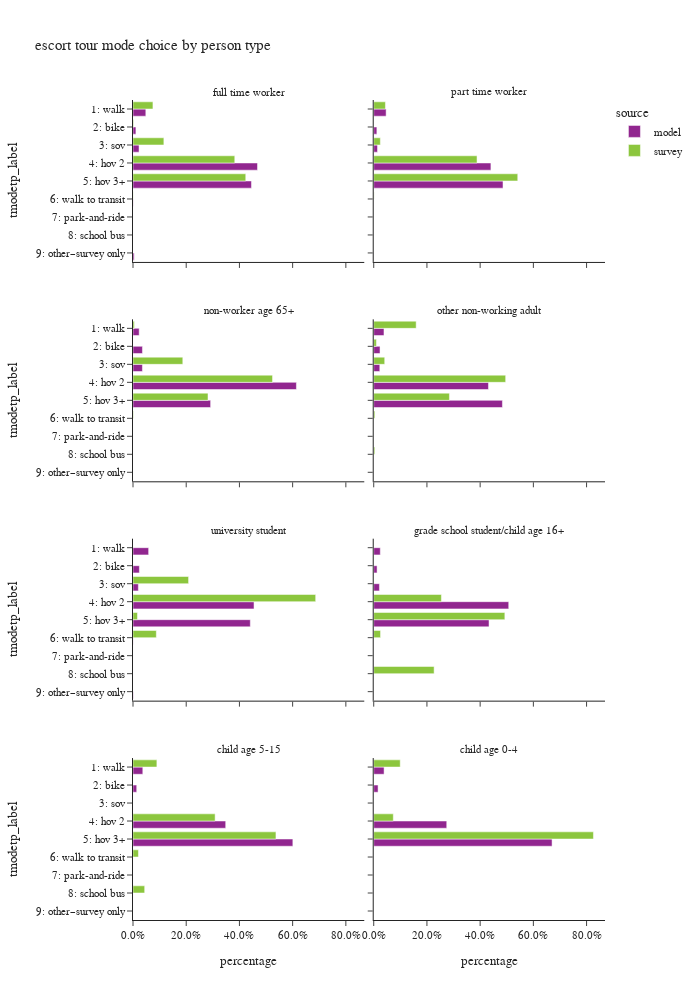

The notebook cell saved with this chart:
### Code cell
plot_mode_choice(es_tour,"pptyp_label",
                 {"pptyp_label":["full time worker","part time worker","non-worker age 65+","other non-working adult",
                                 "university student","grade school student/child age 16+","child age 5-15","child age 0-4"],
                  "tmodetp_label":["1: walk","2: bike","3: sov","4: hov 2","5: hov 3+","6: walk to transit",
                                   "7: park-and-ride","8: school bus","9: other–survey only"]},
                 "person type",
                 2,1000)

### Figure 1 — Plotly figure (JSON) as saved in the notebook; plotly's stock layout.template omitted (floating-point values rounded to 4 significant figures)
{"data": [{"alignmentgroup": "True", "customdata": [[9114], [2066], [4299], [88552], [84246], [111], [831]], "hovertemplate": "source=model<br>pptyp_label=full time worker<br>percentage=%{x}<br>tmodetp_label=%{y}<br>sample count=%{customdata[0]}<extra></extra>", "legendgroup": "model", "marker": {"color": "#91268F", "pattern": {"shape": ""}}, "name": "model", "offsetgroup": "model", "orientation": "h", "showlegend": true, "textposition": "auto", "type": "bar", "x": [0.04817, 0.01092, 0.02272, 0.468, 0.4452, 0.0005866, 0.004392], "xaxis": "x7", "y": ["1: walk", "2: bike", "3: sov", "4: hov 2", "5: hov 3+", "6: walk to transit", "9: other–survey only"], "yaxis": "y7"}, {"alignmentgroup": "True", "customdata": [[3115], [793], [948], [29472], [32516], [11], [57]], "hovertemplate": "source=model<br>pptyp_label=part time worker<br>percentage=%{x}<br>tmodetp_label=%{y}<br>sample count=%{customdata[0]}<extra></extra>", "legendgroup": "model", "marker": {"color": "#91268F", "pattern": {"shape": ""}}, "name": "model", "offsetgroup": "model", "orientation": "h", "showlegend": false, "textposition": "auto", "type": "bar", "x": [0.04655, 0.01185, 0.01417, 0.4405, 0.486, 0.0001644, 0.0008519], "xaxis": "x8", "y": ["1: walk", "2: bike", "3: sov", "4: hov 2", "5: hov 3+", "6: walk to transit", "9: other–survey only"], "yaxis": "y8"}, {"alignmentgroup": "True", "customdata": [[2022], [3097], [3083], [53533], [25428]], "hovertemplate": "source=model<br>pptyp_label=non-worker age 65+<br>percentage=%{x}<br>tmodetp_label=%{y}<br>sample count=%{customdata[0]}<extra></extra>", "legendgroup": "model", "marker": {"color": "#91268F", "pattern": {"shape": ""}}, "name": "model", "offsetgroup": "model", "orientation": "h", "showlegend": false, "textposition": "auto", "type": "bar", "x": [0.0232, 0.03553, 0.03537, 0.6142, 0.2917], "xaxis": "x5", "y": ["1: walk", "2: bike", "3: sov", "4: hov 2", "5: hov 3+"], "yaxis": "y5"}, {"alignmentgroup": "True", "customdata": [[10132], [6217], [5996], [113304], [127094]], "hovertemplate": "source=model<br>pptyp_label=other non-working adult<br>percentage=%{x}<br>tmodetp_label=%{y}<br>sample count=%{customdata[0]}<extra></extra>", "legendgroup": "model", "marker": {"color": "#91268F", "pattern": {"shape": ""}}, "name": "model", "offsetgroup": "model", "orientation": "h", "showlegend": false, "textposition": "auto", "type": "bar", "x": [0.03856, 0.02366, 0.02282, 0.4312, 0.4837], "xaxis": "x6", "y": ["1: walk", "2: bike", "3: sov", "4: hov 2", "5: hov 3+"], "yaxis": "y6"}, {"alignmentgroup": "True", "customdata": [[1208], [491], [413], [9350], [9063], [9], [21]], "hovertemplate": "source=model<br>pptyp_label=university student<br>percentage=%{x}<br>tmodetp_label=%{y}<br>sample count=%{customdata[0]}<extra></extra>", "legendgroup": "model", "marker": {"color": "#91268F", "pattern": {"shape": ""}}, "name": "model", "offsetgroup": "model", "orientation": "h", "showlegend": false, "textposition": "auto", "type": "bar", "x": [0.05877, 0.02389, 0.02009, 0.4549, 0.4409, 0.0004378, 0.001022], "xaxis": "x3", "y": ["1: walk", "2: bike", "3: sov", "4: hov 2", "5: hov 3+", "6: walk to transit", "9: other–survey only"], "yaxis": "y3"}, {"alignmentgroup": "True", "customdata": [[198], [101], [172], [4071], [3477], [1], [3]], "hovertemplate": "source=model<br>pptyp_label=grade school student/child age 16+<br>percentage=%{x}<br>tmodetp_label=%{y}<br>sample count=%{customdata[0]}<extra></extra>", "legendgroup": "model", "marker": {"color": "#91268F", "pattern": {"shape": ""}}, "name": "model", "offsetgroup": "model", "orientation": "h", "showlegend": false, "textposition": "auto", "type": "bar", "x": [0.02468, 0.01259, 0.02144, 0.5074, 0.4334, 0.0001246, 0.0003739], "xaxis": "x4", "y": ["1: walk", "2: bike", "3: sov", "4: hov 2", "5: hov 3+", "6: walk to transit", "9: other–survey only"], "yaxis": "y4"}, {"alignmentgroup": "True", "customdata": [[1672], [632], [15804], [27254]], "hovertemplate": "source=model<br>pptyp_label=child age 5-15<br>percentage=%{x}<br>tmodetp_label=%{y}<br>sample count=%{customdata[0]}<extra></extra>", "legendgroup": "model", "marker": {"color": "#91268F", "pattern": {"shape": ""}}, "name": "model", "offsetgroup": "model", "orientation": "h", "showlegend": false, "textposition": "auto", "type": "bar", "x": [0.03686, 0.01393, 0.3484, 0.6008], "xaxis": "x", "y": ["1: walk", "2: bike", "4: hov 2", "5: hov 3+"], "yaxis": "y"}, {"alignmentgroup": "True", "customdata": [[1909], [801], [13459], [32874]], "hovertemplate": "source=model<br>pptyp_label=child age 0-4<br>percentage=%{x}<br>tmodetp_label=%{y}<br>sample count=%{customdata[0]}<extra></extra>", "legendgroup": "model", "marker": {"color": "#91268F", "pattern": {"shape": ""}}, "name": "model", "offsetgroup": "model", "orientation": "h", "showlegend": false, "textposition": "auto", "type": "bar", "x": [0.03893, 0.01633, 0.2744, 0.6703], "xaxis": "x2", "y": ["1: walk", "2: bike", "4: hov 2", "5: hov 3+"], "yaxis": "y2"}, {"alignmentgroup": "True", "customdata": [[42], [8], [26], [128], [81], [5]], "hovertemplate": "source=survey<br>pptyp_label=full time worker<br>percentage=%{x}<br>tmodetp_label=%{y}<br>sample count=%{customdata[0]}<extra></extra>", "legendgroup": "survey", "marker": {"color": "#8CC63E", "pattern": {"shape": ""}}, "name": "survey", "offsetgroup": "survey", "orientation": "h", "showlegend": true, "textposition": "auto", "type": "bar", "x": [0.07494, 0.002166, 0.116, 0.3825, 0.4238, 0.0005503], "xaxis": "x7", "y": ["1: walk", "2: bike", "3: sov", "4: hov 2", "5: hov 3+", "6: walk to transit"], "yaxis": "y7"}, {"alignmentgroup": "True", "customdata": [[7], [4], [39], [34], [2]], "hovertemplate": "source=survey<br>pptyp_label=part time worker<br>percentage=%{x}<br>tmodetp_label=%{y}<br>sample count=%{customdata[0]}<extra></extra>", "legendgroup": "survey", "marker": {"color": "#8CC63E", "pattern": {"shape": ""}}, "name": "survey", "offsetgroup": "survey", "orientation": "h", "showlegend": false, "textposition": "auto", "type": "bar", "x": [0.04403, 0.02491, 0.3883, 0.5413, 0.001426], "xaxis": "x8", "y": ["1: walk", "3: sov", "4: hov 2", "5: hov 3+", "6: walk to transit"], "yaxis": "y8"}, {"alignmentgroup": "True", "customdata": [[5], [12], [40], [27], [1]], "hovertemplate": "source=survey<br>pptyp_label=non-worker age 65+<br>percentage=%{x}<br>tmodetp_label=%{y}<br>sample count=%{customdata[0]}<extra></extra>", "legendgroup": "survey", "marker": {"color": "#8CC63E", "pattern": {"shape": ""}}, "name": "survey", "offsetgroup": "survey", "orientation": "h", "showlegend": false, "textposition": "auto", "type": "bar", "x": [0.005102, 0.1872, 0.5244, 0.2819, 0.00139], "xaxis": "x5", "y": ["1: walk", "3: sov", "4: hov 2", "5: hov 3+", "6: walk to transit"], "yaxis": "y5"}, {"alignmentgroup": "True", "customdata": [[23], [2], [8], [74], [46], [1], [1]], "hovertemplate": "source=survey<br>pptyp_label=other non-working adult<br>percentage=%{x}<br>tmodetp_label=%{y}<br>sample count=%{customdata[0]}<extra></extra>", "legendgroup": "survey", "marker": {"color": "#8CC63E", "pattern": {"shape": ""}}, "name": "survey", "offsetgroup": "survey", "orientation": "h", "showlegend": false, "textposition": "auto", "type": "bar", "x": [0.1595, 0.01014, 0.04132, 0.4959, 0.2846, 0.004379, 0.004128], "xaxis": "x6", "y": ["1: walk", "2: bike", "3: sov", "4: hov 2", "5: hov 3+", "6: walk to transit", "8: school bus"], "yaxis": "y6"}, {"alignmentgroup": "True", "customdata": [[1], [10], [1], [1]], "hovertemplate": "source=survey<br>pptyp_label=university student<br>percentage=%{x}<br>tmodetp_label=%{y}<br>sample count=%{customdata[0]}<extra></extra>", "legendgroup": "survey", "marker": {"color": "#8CC63E", "pattern": {"shape": ""}}, "name": "survey", "offsetgroup": "survey", "orientation": "h", "showlegend": false, "textposition": "auto", "type": "bar", "x": [0.2089, 0.6866, 0.01681, 0.08769], "xaxis": "x3", "y": ["3: sov", "4: hov 2", "5: hov 3+", "6: walk to transit"], "yaxis": "y3"}, {"alignmentgroup": "True", "customdata": [[2], [4], [1], [1]], "hovertemplate": "source=survey<br>pptyp_label=grade school student/child age 16+<br>percentage=%{x}<br>tmodetp_label=%{y}<br>sample count=%{customdata[0]}<extra></extra>", "legendgroup": "survey", "marker": {"color": "#8CC63E", "pattern": {"shape": ""}}, "name": "survey", "offsetgroup": "survey", "orientation": "h", "showlegend": false, "textposition": "auto", "type": "bar", "x": [0.2544, 0.4929, 0.02569, 0.227], "xaxis": "x4", "y": ["4: hov 2", "5: hov 3+", "6: walk to transit", "8: school bus"], "yaxis": "y4"}, {"alignmentgroup": "True", "customdata": [[5], [11], [41], [2], [4]], "hovertemplate": "source=survey<br>pptyp_label=child age 5-15<br>percentage=%{x}<br>tmodetp_label=%{y}<br>sample count=%{customdata[0]}<extra></extra>", "legendgroup": "survey", "marker": {"color": "#8CC63E", "pattern": {"shape": ""}}, "name": "survey", "offsetgroup": "survey", "orientation": "h", "showlegend": false, "textposition": "auto", "type": "bar", "x": [0.08976, 0.3086, 0.5373, 0.02043, 0.04389], "xaxis": "x", "y": ["1: walk", "4: hov 2", "5: hov 3+", "6: walk to transit", "8: school bus"], "yaxis": "y"}, {"alignmentgroup": "True", "customdata": [[7], [1], [8], [32]], "hovertemplate": "source=survey<br>pptyp_label=child age 0-4<br>percentage=%{x}<br>tmodetp_label=%{y}<br>sample count=%{customdata[0]}<extra></extra>", "legendgroup": "survey", "marker": {"color": "#8CC63E", "pattern": {"shape": ""}}, "name": "survey", "offsetgroup": "survey", "orientation": "h", "showlegend": false, "textposition": "auto", "type": "bar", "x": [0.0996, 0.001008, 0.0736, 0.8258], "xaxis": "x2", "y": ["1: walk", "2: bike", "4: hov 2", "5: hov 3+"], "yaxis": "y2"}], "layout": {"annotations": [{"font": {}, "showarrow": false, "text": "child age 5-15", "x": 0.245, "xanchor": "center", "xref": "paper", "y": 0.1975, "yanchor": "bottom", "yref": "paper"}, {"font": {}, "showarrow": false, "text": "child age 0-4", "x": 0.755, "xanchor": "center", "xref": "paper", "y": 0.1975, "yanchor": "bottom", "yref": "paper"}, {"font": {}, "showarrow": false, "text": "university student", "x": 0.245, "xanchor": "center", "xref": "paper", "y": 0.465, "yanchor": "bottom", "yref": "paper"}, {"font": {}, "showarrow": false, "text": "grade school student/child age 16+", "x": 0.755, "xanchor": "center", "xref": "paper", "y": 0.465, "yanchor": "bottom", "yref": "paper"}, {"font": {}, "showarrow": false, "text": "non-worker age 65+", "x": 0.245, "xanchor": "center", "xref": "paper", "y": 0.7325, "yanchor": "bottom", "yref": "paper"}, {"font": {}, "showarrow": false, "text": "other non-working adult", "x": 0.755, "xanchor": "center", "xref": "paper", "y": 0.7325, "yanchor": "bottom", "yref": "paper"}, {"font": {}, "showarrow": false, "text": "full time worker", "x": 0.245, "xanchor": "center", "xref": "paper", "y": 1.0, "yanchor": "bottom", "yref": "paper"}, {"font": {}, "showarrow": false, "text": "part time worker", "x": 0.755, "xanchor": "center", "xref": "paper", "y": 1.0, "yanchor": "bottom", "yref": "paper"}], "barmode": "group", "height": 1000, "legend": {"title": {"text": "source"}, "tracegroupgap": 0}, "title": {"text": "escort tour mode choice by person type"}, "width": 700, "xaxis": {"anchor": "y", "domain": [0.0, 0.49], "tickformat": ".1%", "title": {"text": "percentage"}}, "xaxis2": {"anchor": "y2", "domain": [0.51, 1.0], "matches": "x", "tickformat": ".1%", "title": {"text": "percentage"}}, "xaxis3": {"anchor": "y3", "domain": [0.0, 0.49], "matches": "x", "showticklabels": false, "tickformat": ".1%"}, "xaxis4": {"anchor": "y4", "domain": [0.51, 1.0], "matches": "x", "showticklabels": false, "tickformat": ".1%"}, "xaxis5": {"anchor": "y5", "domain": [0.0, 0.49], "matches": "x", "showticklabels": false, "tickformat": ".1%"}, "xaxis6": {"anchor": "y6", "domain": [0.51, 1.0], "matches": "x", "showticklabels": false, "tickformat": ".1%"}, "xaxis7": {"anchor": "y7", "domain": [0.0, 0.49], "matches": "x", "showticklabels": false, "tickformat": ".1%"}, "xaxis8": {"anchor": "y8", "domain": [0.51, 1.0], "matches": "x", "showticklabels": false, "tickformat": ".1%"}, "yaxis": {"anchor": "x", "categoryarray": ["9: other–survey only", "8: school bus", "7: park-and-ride", "6: walk to transit", "5: hov 3+", "4: hov 2", "3: sov", "2: bike", "1: walk"], "categoryorder": "array", "domain": [0.0, 0.1975], "title": {"text": "tmodetp_label"}}, "yaxis2": {"anchor": "x2", "domain": [0.0, 0.1975], "matches": "y", "showticklabels": false}, "yaxis3": {"anchor": "x3", "categoryarray": ["9: other–survey only", "8: school bus", "7: park-and-ride", "6: walk to transit", "5: hov 3+", "4: hov 2", "3: sov", "2: bike", "1: walk"], "categoryorder": "array", "domain": [0.2675, 0.465], "matches": "y", "title": {"text": "tmodetp_label"}}, "yaxis4": {"anchor": "x4", "domain": [0.2675, 0.465], "matches": "y", "showticklabels": false}, "yaxis5": {"anchor": "x5", "categoryarray": ["9: other–survey only", "8: school bus", "7: park-and-ride", "6: walk to transit", "5: hov 3+", "4: hov 2", "3: sov", "2: bike", "1: walk"], "categoryorder": "array", "domain": [0.535, 0.7325], "matches": "y", "title": {"text": "tmodetp_label"}}, "yaxis6": {"anchor": "x6", "domain": [0.535, 0.7325], "matches": "y", "showticklabels": false}, "yaxis7": {"anchor": "x7", "categoryarray": ["9: other–survey only", "8: school bus", "7: park-and-ride", "6: walk to transit", "5: hov 3+", "4: hov 2", "3: sov", "2: bike", "1: walk"], "categoryorder": "array", "domain": [0.8025, 1.0], "matches": "y", "title": {"text": "tmodetp_label"}}, "yaxis8": {"anchor": "x8", "domain": [0.8025, 1.0], "matches": "y", "showticklabels": false}}}
